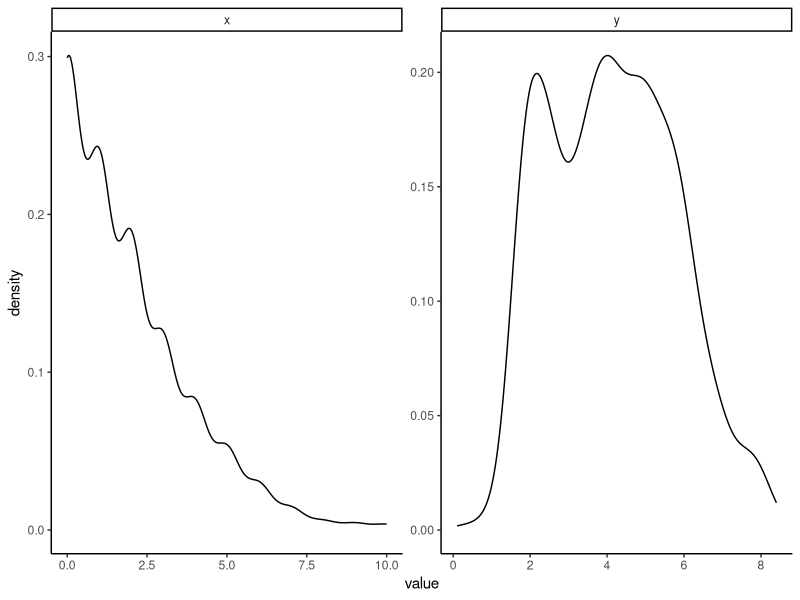
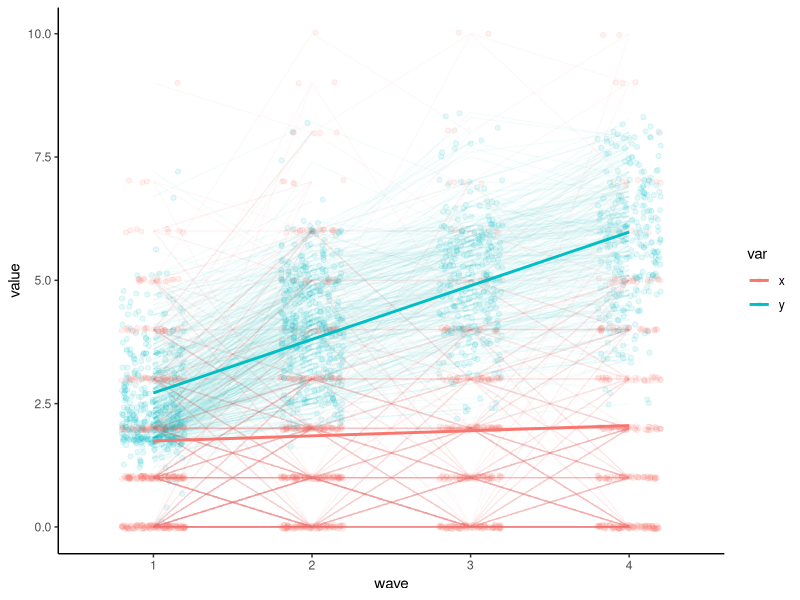

These figures' R source, in order: (Note: this script raises an error after producing the figures.)
## ---- chunk 1
knitr::opts_chunk$set(echo = TRUE)

#if you need to install anything, uncomment the below install lines for now
#install.packages('lavaan')
#install.packages('tidyverse')
require(lavaan)
require(tidyverse)
## ---- chunk 2
antiread <- read.table("srcddata.dat",
                       na.strings = c("999.00"),
                       col.names = c("anti1", "anti2", "anti3", "anti4", 
                                     "read1", "read2", "read3", "read4",
                                     "gen", "momage", "kidage", "homecog", 
                                     "homeemo", "id")
) %>%
  rename(x1 = anti1, x2 = anti2, x3 = anti3, x4 = anti4,
         y1 = read1, y2 = read2, y3 = read3, y4 = read4) %>%
  select(matches('[xy][1-4]'))

knitr::kable(summary(antiread), format = 'markdown')

antiread %>%
  mutate(pid = 1:n()) %>%
  gather(key, value, -pid) %>%
  extract(col = key, into = c('var', 'wave'), regex = '(\\w)(\\d)') %>%
  ggplot(aes(x = value)) +
  geom_density(alpha = 1) + 
  facet_wrap(~var, nrow = 1, scales = 'free') + 
  theme_classic()
  
antiread %>%
  mutate(pid = 1:n()) %>%
  gather(key, value, -pid) %>%
  extract(col = key, into = c('var', 'wave'), regex = '(\\w)(\\d)') %>%
  ggplot(aes(x = wave, y = value, color = var, group = var)) +
  geom_point(position = position_jitter(w = .2), alpha = .1) +
  geom_line(stat = 'identity', aes(group = interaction(var, pid)), alpha = .04) + 
  geom_line(stat = 'smooth', method = 'lm', size = 1) + 
  theme_classic()

## ---- chunk 3
riclpmModel <- 
'
#Note, the data contain x1-3 and y1-3
#Latent mean Structure with intercepts

kappa =~ 1*x1 + 1*x2 + 1*x3
omega =~ 1*y1 + 1*y2 + 1*y3

x1 ~ mu1*1 #intercepts
x2 ~ mu2*1
x3 ~ mu3*1
y1 ~ pi1*1
y2 ~ pi2*1
y3 ~ pi3*1

kappa ~~ kappa #variance
omega ~~ omega #variance
kappa ~~ omega #covariance

#laten vars for AR and cross-lagged effects
p1 =~ 1*x1 #each factor loading set to 1
p2 =~ 1*x2
p3 =~ 1*x3
q1 =~ 1*y1
q2 =~ 1*y2
q3 =~ 1*y3

#constrain autoregression and cross lagged effects to be the same across both lags.
p3 ~ alpha3*p2 + beta3*q2
p2 ~ alpha2*p1 + beta2*q1

q3 ~ delta3*q2 + gamma3*p2
q2 ~ delta2*q1 + gamma2*p1

p1 ~~ p1 #variance
p2 ~~ u2*p2
p3 ~~ u3*p3
q1 ~~ q1 #variance
q2 ~~ v2*q2
q3 ~~ v3*q3

p1 ~~ q1 #p1 and q1 covariance
p2 ~~ q2 #p2 and q2 covariance
p3 ~~ q3 #p2 and q2 covariance'

fit <- lavaan(riclpmModel, data = antiread,
              missing = 'ML', #for the missing data!
              int.ov.free = F,
              int.lv.free = F,
              auto.fix.first = F,
              auto.fix.single = F,
              auto.cov.lv.x = F,
              auto.cov.y = F,
              auto.var = F)
summary(fit, standardized = T)
## ---- chunk 4
clpmModel <- #yes, "Model" is redundant
'
#Note, the data contain x1-3 and y1-3
#Latent mean Structure with intercepts

kappa =~ 1*x1 + 1*x2 + 1*x3
omega =~ 1*y1 + 1*y2 + 1*y3

x1 ~ mu1*1 #intercepts
x2 ~ mu2*1
x3 ~ mu3*1
y1 ~ pi1*1
y2 ~ pi2*1
y3 ~ pi3*1

kappa ~~ 0*kappa #variance nope
omega ~~ 0*omega #variance nope
kappa ~~ 0*omega #covariance not even

#laten vars for AR and cross-lagged effects
p1 =~ 1*x1 #each factor loading set to 1
p2 =~ 1*x2
p3 =~ 1*x3
q1 =~ 1*y1
q2 =~ 1*y2
q3 =~ 1*y3

#constrain autoregression and cross lagged effects to be the same across both lags.
p3 ~ alpha3*p2 + beta3*q2
p2 ~ alpha2*p1 + beta2*q1

q3 ~ delta3*q2 + gamma3*p2
q2 ~ delta2*q1 + gamma2*p1

p1 ~~ p1 #variance
p2 ~~ u2*p2
p3 ~~ u3*p3
q1 ~~ q1 #variance
q2 ~~ v2*q2
q3 ~~ v3*q3

p1 ~~ q1 #p1 and q1 covariance
p2 ~~ q2 #p2 and q2 covariance
p3 ~~ q3 #p2 and q2 covariance'

fitCLPM <- lavaan(clpmModel, data = antiread,
              missing = 'ML', #for the missing data!
              int.ov.free = F,
              int.lv.free = F,
              auto.fix.first = F,
              auto.fix.single = F,
              auto.cov.lv.x = F,
              auto.cov.y = F,
              auto.var = F)

anova(fit, fitCLPM)
## ---- chunk 5
summary(fitCLPM, standardize = T)
## ---- chunk 6
riclpmModelConstrainedARCL <- 
'
#Note, the data contain x1-3 and y1-3
#Latent mean Structure with intercepts

kappa =~ 1*x1 + 1*x2 + 1*x3
omega =~ 1*y1 + 1*y2 + 1*y3

x1 ~ mu1*1 #intercepts
x2 ~ mu2*1
x3 ~ mu3*1
y1 ~ pi1*1
y2 ~ pi2*1
y3 ~ pi3*1

kappa ~~ kappa #variance
omega ~~ omega #variance
kappa ~~ omega #covariance

#laten vars for AR and cross-lagged effects
p1 =~ 1*x1 #each factor loading set to 1
p2 =~ 1*x2
p3 =~ 1*x3
q1 =~ 1*y1
q2 =~ 1*y2
q3 =~ 1*y3

#constrain autoregression and cross lagged effects to be the same across both lags.
p3 ~ alpha*p2 + beta*q2
p2 ~ alpha*p1 + beta*q1

q3 ~ delta*q2 + gamma*p2
q2 ~ delta*q1 + gamma*p1

p1 ~~ p1 #variance
p2 ~~ u*p2
p3 ~~ u*p3
q1 ~~ q1 #variance
q2 ~~ v*q2
q3 ~~ v*q3

p1 ~~ q1 #p1 and q1 covariance
p2 ~~ uv*q2 #p2 and q2 covariance should also be constrained to be the same as
p3 ~~ uv*q3 #p3 and q3 covariance'

fitConstrainedARCL <- lavaan(riclpmModelConstrainedARCL, data = antiread,
              missing = 'ML', #for the missing data!
              int.ov.free = F,
              int.lv.free = F,
              auto.fix.first = F,
              auto.fix.single = F,
              auto.cov.lv.x = F,
              auto.cov.y = F,
              auto.var = F)

anova(fit, fitConstrainedARCL)
## ---- chunk 7
summary(fitConstrainedARCL, standardized = T)
